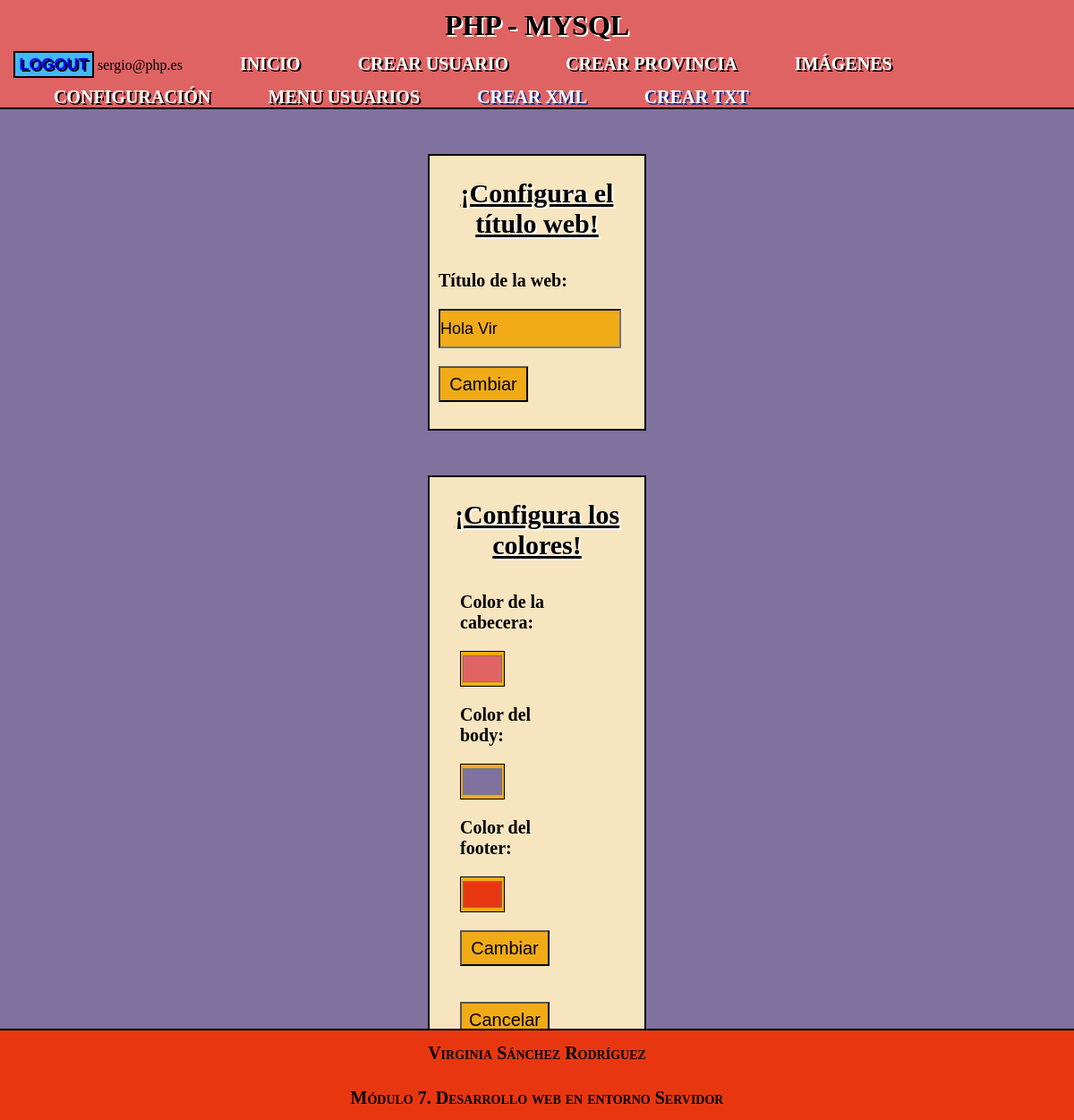
The page /formularioConfiguracion.php (signed in) on the database its author committed.
### tables this page shows
CREATE TABLE `usuarios` (
  `Id` int(11) NOT NULL,
  `Nombre` varchar(30) DEFAULT NULL,
  `Contrasena` varchar(8) NOT NULL,
  `Email` varchar(30) NOT NULL,
  `Edad` int(11) DEFAULT NULL,
  `FechaNacimiento` date DEFAULT NULL,
  `Direccion` varchar(100) DEFAULT NULL,
  `CodigoPostal` int(11) DEFAULT NULL,
  `Provincia` varchar(30) DEFAULT NULL,
  `Genero` varchar(10) DEFAULT NULL,
  `titulo` varchar(25) DEFAULT 'PAC Servidor',
  `colorCabecera` varchar(7) NOT NULL DEFAULT '#F1AB16',
  `colorBody` varchar(7) NOT NULL DEFAULT '#E9C495',
  `colorPie` varchar(7) NOT NULL DEFAULT '#F1AB16'
);

### consultas.php (called while the page is built, shortened)
<?php
	function recuperarUsuario($email){
		include 'conexion.php';
		$query = "SELECT * FROM usuarios WHERE Email = '$email'";
		$resultado = $conexion->query($query);
		$usuario = $resultado->fetchAll (PDO::FETCH_OBJ);
		return $usuario;
	}
?>

### formularioConfiguracion.php (the view, shortened to what this page needs)
<?php
    include 'cabecera.php';
?>
<form class="formulario" id="formularioConfig" action="formularioConfiguracion.php" method="POST">
    <h4>¡Configura el título web!</h4>
    <label for="tituloConfig">Título de la web:</label>
    <input id="newTitle" name="tituloNuevo" type="text" value="<?php echo $title;?>">
    <input class="enviar" type="submit" value="Cambiar">
</form>
<form class="formulario" id="formularioConfigColor" action="formularioConfiguracion.php" method="POST">
    <h4>¡Configura los colores!</h4>
    <div id="colores">
        <label for="cabeceraConfig">Color de la cabecera:</label>
        <input class="inputColor" name="cabeceraConfig" type="color" value="<?php echo $colorHeader;?>">
        <label for="bodyConfig">Color del body:</label>
        <input class="inputColor" name="bodyConfig" type="color" value="<?php echo $colorBody;?>">
        <label for="pieConfig">Color del footer:</label>
        <input class="inputColor" name="pieConfig" type="color" value="<?php echo $colorFooter;?>">
        <input class="enviar" type="submit" value="Cambiar">
        <a href="index.php"><input class="cancelar" type="button" value="Cancelar"></a>
    </div>
</form>
<?php
    include 'pie.php';
?>

### css/estilos.css (style rules this page uses)
* { margin: 0; padding: 0; text-decoration: none; }
body { background: #E9C495; position: relative; }
.formulario { width: 30%; height: 600px; margin-left: 35%; background: #F7E5BF; margin: 50px auto; border: 2px solid black; }
label { font-weight: bold; margin-left: 10px; }
.formulario input, .formulario select { margin: 10px; text-align: left; font-size: 18px; background: #F1AB16; width: 200px; height: 40px; margin-bottom: 10px; }
.formulario .enviar, .formulario .limpiar, .formulario .cancelar { text-align: center; font-size: 20px; background: #F1AB16; width: 100px; height: 40px; }
#formularioConfig, #formularioConfigColor { width: 20%; height: auto; }
#formularioConfigColor #colores { width: 80%; margin-left: 10%; margin-bottom: 10px; }
#formularioConfigColor .inputColor { display: inline-block; margin-left: 20 px; width: 20%; }
#formularioConfig label, #formularioConfigColor label { display: inline-block; width: 60%; margin: 10px; font-size: 20px; }
#formularioConfig .enviar, #formularioConfig .cancelar, #formularioConfigColor .enviar, #formularioConfigColor .cancelar { display: inline-block; margin-left: 10px; margin-top: 10px; margin-bottom: 30px; width: 100px; }
#formularioConfig h4, #formularioConfigColor h4 { text-align: center; padding: 5px; margin: 20px auto; color: black; font-size: 30px; text-shadow: 2px 2px white; text-decoration: underline; }
#formularioConfigColor .inputColor { width: 50px; }

### rows shown on the page
usuarios: tituloNuevo "Hola Vir", cabeceraConfig "#e06363", bodyConfig "#7f729f", pieConfig "#e83710"

### other values the page prints
$_SESSION['usuario'] "sergio@php.es"
